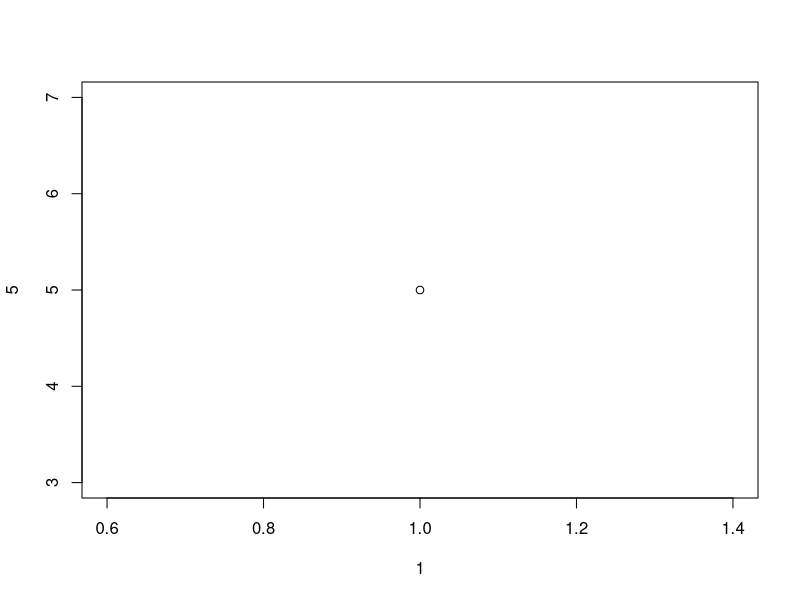
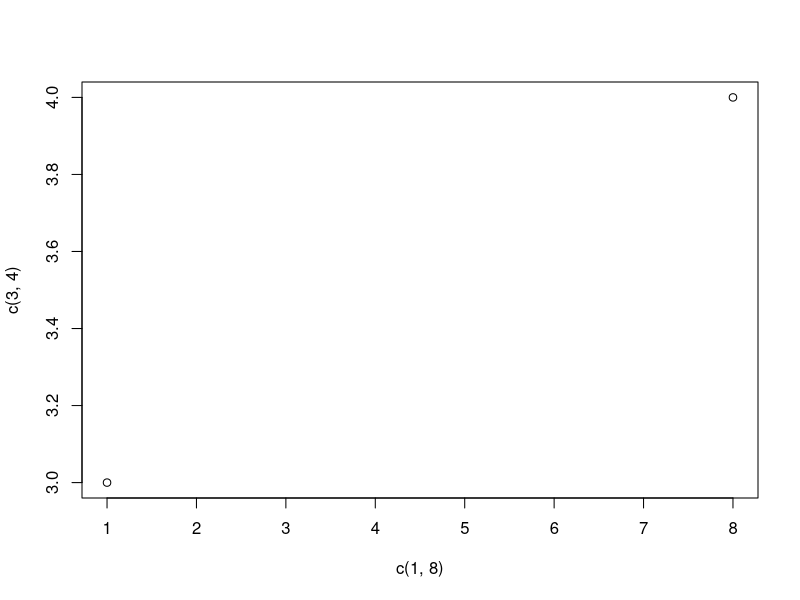
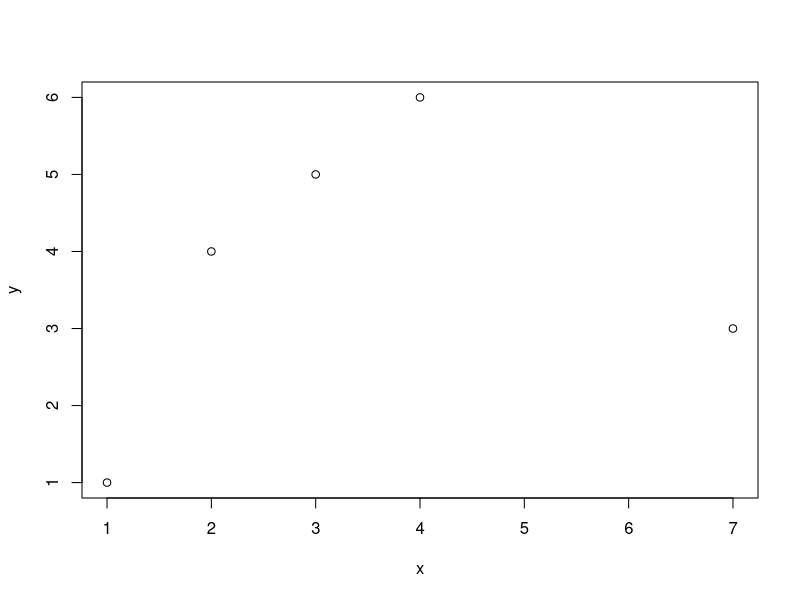
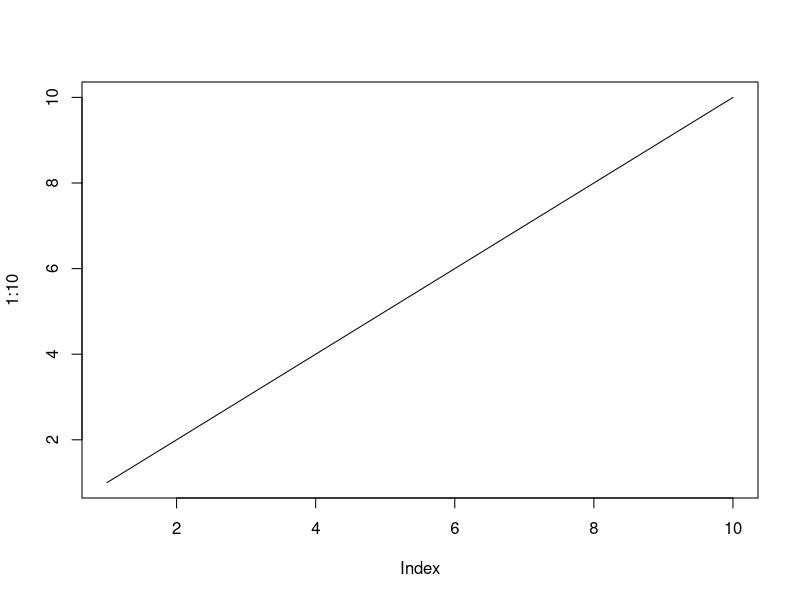
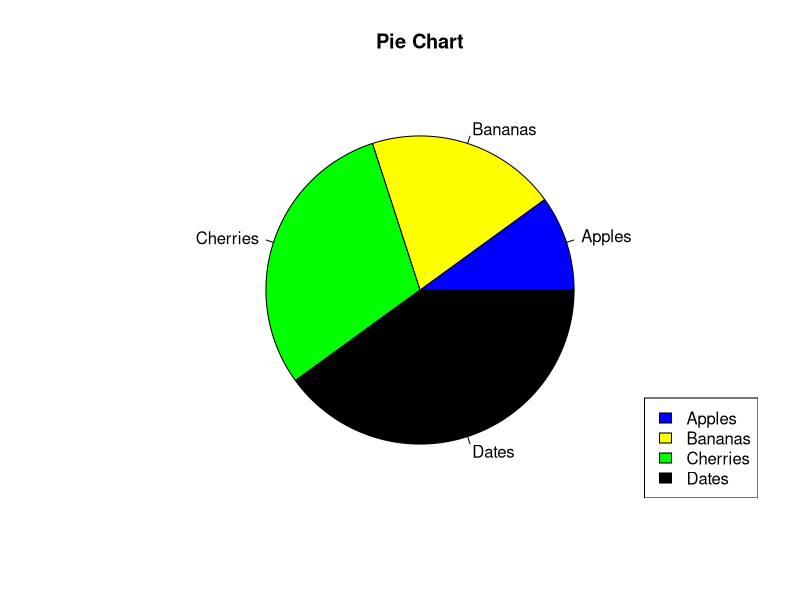
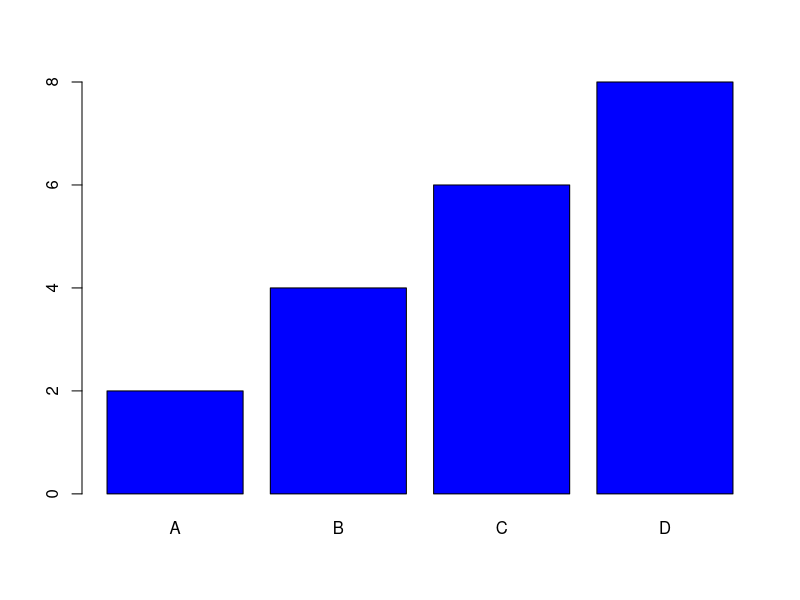

These figures' R source, in order:
plot(1,5)

plot(c(1,8), c(3,4))

x <- c(1,2,3,4,7)
y <- c(1,4,5,6,3)

plot(x,y)

plot(1:10, type = "l")

x <- c(10,20,30,40)

mylabel <- c("Apples","Bananas","Cherries","Dates")

colors <- c("blue","yellow","green","black")

pie(x, label = mylabel, main = "Pie Chart", col = colors)

legend("bottomright", mylabel, fill = colors)

x <- c("A","B","C","D")
y <- c(2,4,6,8)

barplot(y, names.arg = x, col = "blue")
